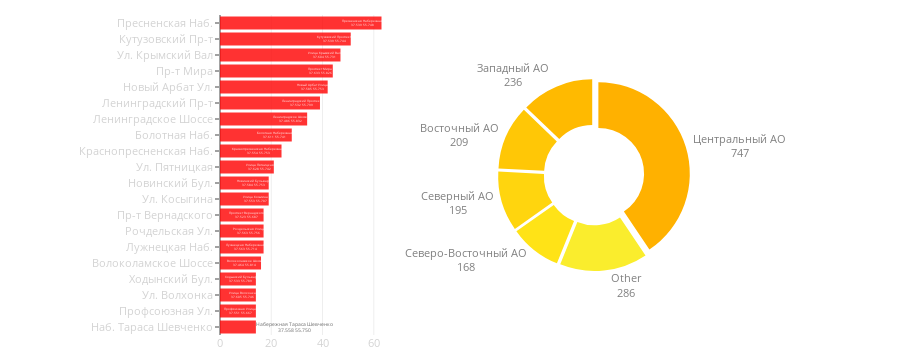

The cell this chart's notebook holds for it:
### Code cell
street_area_combine(city_data)

### Figure 1 — Plotly figure (JSON) as saved in the notebook; plotly's stock layout.template omitted (floating-point values rounded to 4 significant figures)
{"data": [{"hoverinfo": "text", "marker": {"color": "red"}, "opacity": 0.8, "orientation": "h", "showlegend": false, "text": ["Пресненская Набережная<br>37.539 55.748", "Кутузовский Проспект<br>37.539 55.744", "Улица Крымский Вал<br>37.604 55.731", "Проспект Мира<br>37.633 55.826", "Новый Арбат Улица<br>37.585 55.753", "Ленинградский Проспект<br>37.532 55.799", "Ленинградское Шоссе<br>37.486 55.832", "Болотная Набережная<br>37.611 55.741", "Краснопресненская Набережная<br>37.554 55.753", "Улица Пятницкая<br>37.628 55.742", "Новинский Бульвар<br>37.584 55.753", "Улица Косыгина<br>37.553 55.707", "Проспект Вернадского<br>37.523 55.687", "Рочдельская Улица<br>37.563 55.756", "Лужнецкая Набережная<br>37.563 55.714", "Волоколамское Шоссе<br>37.464 55.814", "Ходынский Бульвар<br>37.533 55.789", "Улица Волхонка<br>37.605 55.746", "Профсоюзная Улица<br>37.551 55.667", "Набережная Тараса Шевченко<br>37.558 55.750"], "type": "bar", "uid": "5d4a2f4c-4291-11e9-8a04-3c15c2cf2370", "x": [63, 51, 47, 44, 42, 39, 34, 28, 24, 21, 19, 19, 17, 17, 17, 16, 14, 14, 14, 14], "y": ["Пресненская Наб.", "Кутузовский Пр-т", "Ул. Крымский Вал", "Пр-т Мира", "Новый Арбат Ул.", "Ленинградский Пр-т", "Ленинградское Шоссе", "Болотная Наб.", "Краснопресненская Наб.", "Ул. Пятницкая", "Новинский Бул.", "Ул. Косыгина", "Пр-т Вернадского", "Рочдельская Ул.", "Лужнецкая Наб.", "Волоколамское Шоссе", "Ходынский Бул.", "Ул. Волхонка", "Профсоюзная Ул.", "Наб. Тараса Шевченко"]}, {"domain": {"x": [0.1, 1], "y": [0.2, 0.8]}, "hole": 0.5, "hoverinfo": "label+percent+value", "labels": ["Центральный АО", "Западный АО", "Восточный АО", "Северный АО", "Северо-Восточный АО", "Other"], "marker": {"colors": ["#ffb100", "#ffba00", "#ffc706", "#ffd50e", "#ffe317", "#faed2d"]}, "pull": 0.05, "sort": false, "textfont": {"color": "grey", "size": 11}, "textinfo": "label+value", "textposition": "outside", "type": "pie", "uid": "5d4d93da-4291-11e9-96b4-3c15c2cf2370", "values": [747, 236, 209, 195, 168, 286]}], "layout": {"height": 350, "hovermode": "closest", "margin": {"b": 15, "l": 220, "r": 0, "t": 15}, "showlegend": false, "width": 900, "xaxis": {"domain": [0, 0.25], "tickfont": {"color": "lightgrey", "size": 11}}, "yaxis": {"autorange": "reversed", "domain": [0, 1], "tickfont": {"color": "lightgrey", "size": 11}, "ticklen": 4}}}
